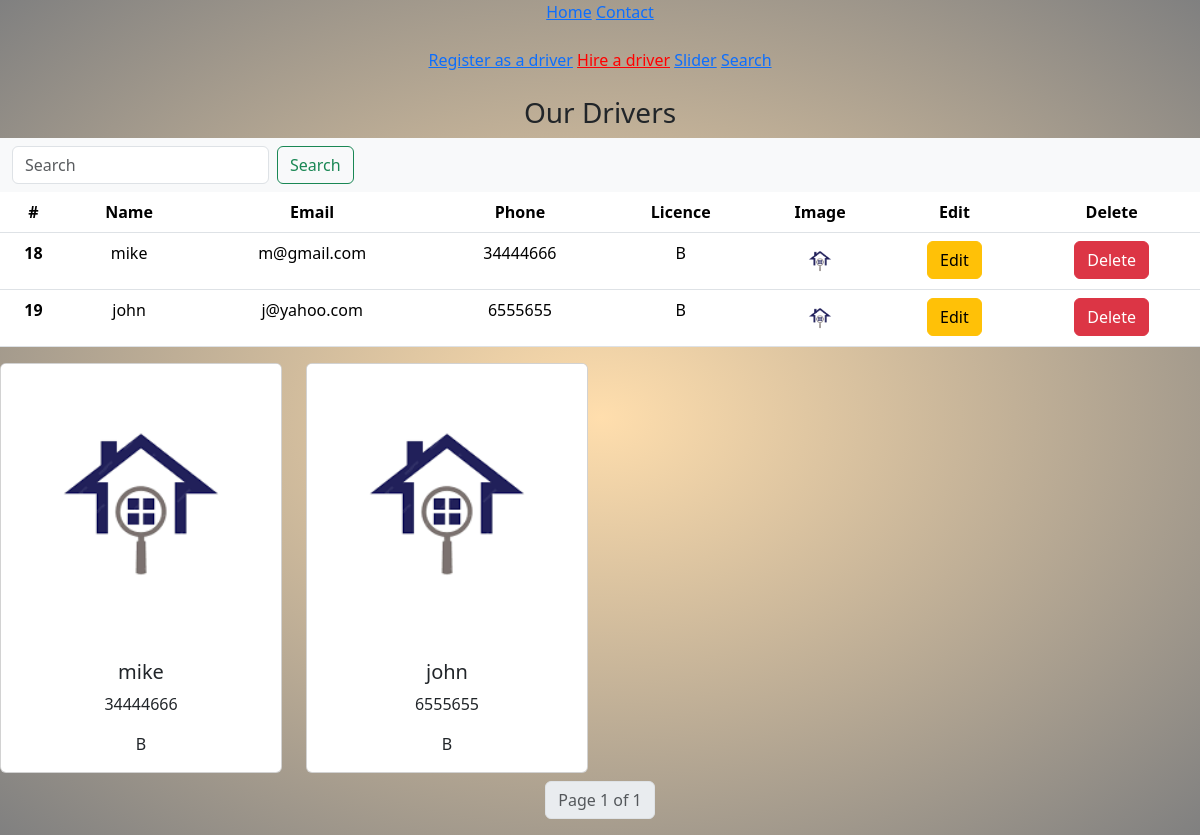
Page /hire on the committed database.
### home/models.py (models this page shows, shortened)
class driver (models.Model):
    name = models.CharField(max_length=50, blank=False, null=False)
    email = models.EmailField()
    phone = models.IntegerField()
    licence = models.CharField(max_length=1, blank=False, null=False)
    image = models.ImageField(upload_to="uploads/media", default="uploads/images/profile.jpg")

### home/views.py (the view)
# urls.py: path('hire',views.hire, name='hire'),
def hire(request):
    paginate = Paginator(driver.objects.all(), 4)
    page = request.GET.get('page')
    data = paginate.get_page(page)
    return render(request, 'hire.html', {'navbar': 'hire', 'data': data})

### home/templates/hire.html (shortened to what this page needs)
{% extends 'main.html' %}
{% load static %}
{% block body %}
    <br><br>
<h3>Our Drivers</h3>
    <nav class="navbar bg-body-tertiary">
  <div class="container-fluid">
    <form class="d-flex" method="get" role="search">
      <input class="form-control me-2" name="search" type="search" placeholder="Search" aria-label="Search">
      <button class="btn btn-outline-success" type="submit">Search</button>
    </form>
  </div>
</nav>
    {% if data %}
    <table class="table">
  <thead>
    <tr>
      <th scope="col">#</th>
      <th scope="col">Name</th>
      <th scope="col">Email</th>
      <th scope="col">Phone</th>
        <th scope="col">Licence</th>
        <th scope="col">Image</th>
        <th scope="col">Edit</th>
        <th scope="col">Delete</th>
    </tr>
  </thead>
  <tbody>
  {% for d in data %}
         <tr>
      <th scope="row">{{ d.id }}</th>
      <td>{{ d.name }}</td>
      <td>{{ d.email }}</td>
      <td>{{ d.phone }}</td>
        <td>{{ d.licence }}</td>
        <td>
            <img src="media/{{ d.image }}" width="40px" height="40px" alt="{ d.name }}">
        </td>
         <td>
            <a href="/edit/{{ d.id }}" class="btn btn-warning">Edit</a>
        </td>
          <td>
            <a href="/delete/{{ d.id }}" class="btn btn-danger">Delete</a>
        </td>
    </tr>
{% endfor %}
  </tbody>
</table>
<div class="row">
{% for d in data%}
    <div class="col-md-3 m-6 mb-2 ml-2">
    <div class="card">
  <img src="media/{{ d.image }}"  class="card-img-top" alt="media/{{ d.name }}">
  <div class="card-body">
    <h5 class="card-title">{{ d.name }}</h5>
      <p class="card-text">{{ d.phone }}</p>
    <p class="card-text">{{ d.licence }}</p>
  </div>
</div>
    </div>
{% endfor %}
</div>
    <nav aria-label="Page navigation example">
  <ul class="pagination justify-content-center">
<li class="page-item disabled"><a href="#" class="page-link">Page {{ data.number }} of {{ data.paginator.num_pages }}</a></li>
 </ul>
</nav>
    {% else %}
    <p>no records</p>
    <img src="{% static 'images/norecords.png' %}" width="400" alt="">
    {% endif %}
{% endblock %}

### home/templates/main.html (shortened to what this page needs)
{% load static %}
<!DOCTYPE html>
<html lang="en">
<head>
    <link rel="stylesheet" href="{% static 'css/main.css' %}">
    <link href="https://cdn.jsdelivr.net/npm/bootstrap@5.3.2/dist/css/bootstrap.min.css" rel="stylesheet">
</head>
<body>
<a class="{% if navbar == 'home' %} activated {% endif %}" href="{% url 'home:home' %}">Home</a>
<a class="{% if navbar == 'contact' %} activated {% endif %}" href="{% url 'home:contact' %}">Contact</a><br><br>
<a class="{% if navbar == 'driver' %} activated {% endif %}" href="{% url 'home:drive' %}">Register as a driver</a>
<a class="{% if navbar == 'hire' %} activated {% endif %}" href="{% url 'home:hire' %}">Hire a driver</a>
<a class="{% if navbar == 'slider' %} activated {% endif %}" href="{% url 'home:slider' %}">Slider</a>
<a class="{% if navbar == 'search' %} activated {% endif %}" href="{% url 'home:search' %}">Search</a>
{% block body %}
{% endblock %}
</body>
</html>

### home/static/css/main.css (style rules this page uses)
.activated { color: red; }

### home/templates/main.html (style rules this page uses)
body { background-image: radial-gradient(navajowhite,grey); text-align: center; }

### rows in the picture
driver: id "18", name "mike", email "m@gmail.com", phone "34444666", licence "B", image (picture)
driver: id "19", name "john", email "j@yahoo.com", phone "6555655", licence "B", image (picture)

### other values in the picture
{{ data.number }} "1"
{{ data.paginator.num_pages }} "1"
